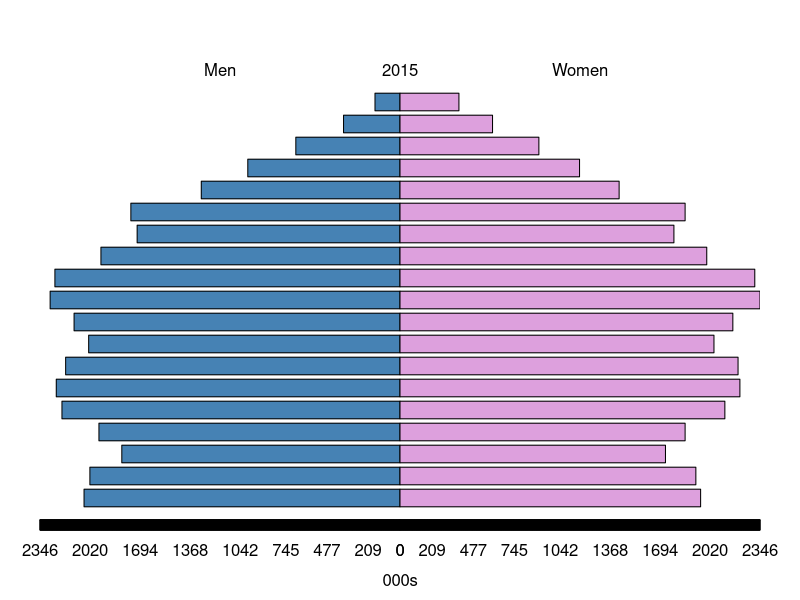

Recreate this plot in R.
## ---- chunk 1
Men <- c(2059, 2021, 1813, 1962, 2203, 2240, 2179, 2029, 2124,
    2280, 2249, 1949, 1713, 1754, 1295, 992, 679, 368, 163)
Women <- c(1959, 1928, 1730, 1858, 2117, 2215, 2203, 2046, 2169,
    2346, 2312, 1999, 1785, 1858, 1428, 1170, 905, 603, 384)
## ---- chunk 2
library(plotrix); pyramid.plot(Men, Women, lxcol = "steelblue", 
   rxcol = "plum", unit = "000s", labels = rep("", 19),
   top.labels = c("Men", "2015", "Women"), gap = 0)
